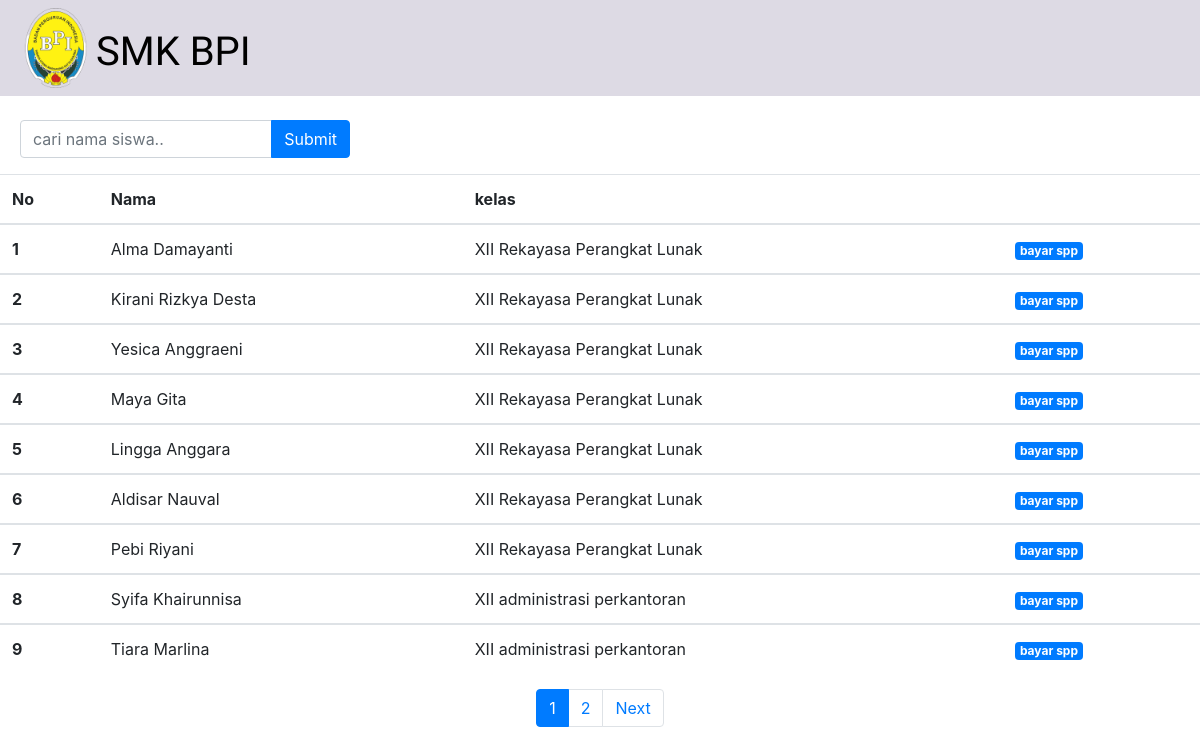
The app's page /index.php/petugas with its own data.
### tables this page shows
CREATE TABLE `siswa` (
  `nisn` char(10) NOT NULL,
  `nis` char(10) DEFAULT NULL,
  `nama` varchar(35) DEFAULT NULL,
  `id_kelas` int(11) DEFAULT NULL,
  `alamat` text DEFAULT NULL,
  `no_telp` varchar(13) NOT NULL,
  `id_spp` int(11) DEFAULT NULL,
  `gambar` varchar(200) NOT NULL
);

CREATE TABLE `kelas` (
  `id_kelas` int(11) NOT NULL,
  `nama_kelas` varchar(10) NOT NULL,
  `kompetensi_keahlian` varchar(50) NOT NULL
);

### application/controllers/Petugas.php (called while the page is built, shortened)
<?php
class Petugas extends CI_Controller
{
    public function __construct()
    {
        $this->load->model('M_data');
        $this->load->helper('url');
        $this->load->helper('form');
        $this->load->library('form_validation');
    }
    public function index()
    {
        $data['petugas'] = $this->db->get_where('petugas', ['username' => $this->session->userdata('username')])->row_array();
        $this->load->library('pagination');
        if ($this->input->post('submit')) {
            $data['keyword'] = $this->input->post('keyword');
            $this->session->set_userdata('keyword', $data['keyword']);
        } else {
            $data['keyword'] =  $this->session->userdata('keyword');
        }
        $this->db->like('nama', $data['keyword']);
        $this->db->from('siswa');
        $config['per_page'] = 9;
        $data['start'] = $this->uri->segment(3);
        $data['siswa'] = $this->M_data->getsiswa($config['per_page'], $data['start'], $data['keyword']);
        $this->load->view('main/petugas', $data);
    }
}

### index.php (called while the page is built, shortened)
<?php
require_once BASEPATH.'core/CodeIgniter.php';

### application/models/M_data.php (called while the page is built, shortened)
<?php
class M_data extends CI_model
{
    public function getsiswa($limit, $start, $keyword = null)
    {
        $this->db->join('kelas', 'siswa.id_kelas = kelas.id_kelas');
        $this->db->join('spp', 'siswa.id_spp = spp.id_spp');
        $query = $this->db->get('siswa', $limit, $start)->result_array();
        return $query;
    }
}

### application/views/main/petugas.php (the view, shortened to what this page needs)
<!DOCTYPE html>
<html>
<head>
    <link rel="stylesheet" href="https://maxcdn.bootstrapcdn.com/bootstrap/4.0.0/css/bootstrap.min.css"
>
    <link href="<?php echo base_url(); ?>assets/css2.css" rel="stylesheet" type="text/css" />
    <link href="https://stackpath.bootstrapcdn.com/font-awesome/4.7.0/css/font-awesome.min.css" rel="stylesheet">
</head>
<body>
    <nav class="navbar navbar-expand-lg navbar-dark">
        <img src="<?php echo base_url(); ?>assets/images/bpi.png">
        <h1>SMK BPI</h1>
        <div class="collapse navbar-collapse" id="navbarTogglerDemo03" style="margin-right: 3%;">
            <form class="form-inline my-2 my-lg-0" style="margin-right: -10px;">
                <li class="nav dropdown no-arrow text-gray-600">
                    <a class="nav-link" href="#" id="userDropdown" data-toggle="dropdown" aria-haspopup="true"
                        aria-expanded="false">
                    </a>
                </li>
            </form>
        </div>
    </nav>
    <br>
    <div class="row" style="width: 90%; margin-left:5px;margin-top:8%;">
        <div class="col-md-4">
            <form action="<?= base_url('petugas') ?>" method="POST">
                <div class="input-group mb-3">
                    <input type="text" class="form-control" placeholder="cari nama siswa.."
                        aria-label="Recipient's username" name="keyword" autocomplete="off" autofocus>
                    <div class="input-group-append">
                        <input class="btn btn-primary" type="submit" id="button-addon2" name="submit">
                    </div>
                </div>
            </form>
        </div>
    </div>
    <table class="table">
        <thead>
            <tr>
                <th scope="col">No</th>
                <th scope="col">Nama</th>
                <th scope="col">kelas</th>
                <th scope="col"></th>
            </tr>
        </thead>
        <tbody>
            <?php
            foreach ($siswa as $s) :
                ++$start;
            ?>
            <tr>
                <th scope="row"><?php echo $start ?></th>
                <td><?= $s['nama']; ?></td>
                <td><?= $s['nama_kelas'] . " " . $s['kompetensi_keahlian'] ?></td>
                <td><a href="<?= base_url('petugas/bayar_spp/'); ?><?= $s['nisn']; ?>"
                        class="badge badge-primary ">bayar
                        spp</td>
            </tr>
        </tbody>
        <?php endforeach; ?>
    </table>
    <?= $this->pagination->create_links(); ?>
</body>
</html>

### assets/css2.css (style rules this page uses)
.navbar { position: fixed; z-index: 1; top: 0; left: 0; width: 100%; background-color: #dddae4; }
.navbar img { width: 80px; }
.navbar h1 { font-family: "Yanone Kaffeesatz", sans-serif; margin-top: 15px; color: black; }
.navbar .collapse form { margin-right: 3px; }
.navbar .collapse form li { margin-top: -15px; }

### records on screen
siswa: nama "Alma Damayanti", id_kelas.nama_kelas "XII", id_kelas.kompetensi_keahlian "Rekayasa Perangkat Lunak"
siswa: nama "Kirani Rizkya Desta", id_kelas.nama_kelas "XII", id_kelas.kompetensi_keahlian "Rekayasa Perangkat Lunak"
siswa: nama "Yesica Anggraeni", id_kelas.nama_kelas "XII", id_kelas.kompetensi_keahlian "Rekayasa Perangkat Lunak"
siswa: nama "Maya Gita", id_kelas.nama_kelas "XII", id_kelas.kompetensi_keahlian "Rekayasa Perangkat Lunak"
siswa: nama "Lingga Anggara", id_kelas.nama_kelas "XII", id_kelas.kompetensi_keahlian "Rekayasa Perangkat Lunak"
siswa: nama "Aldisar Nauval", id_kelas.nama_kelas "XII", id_kelas.kompetensi_keahlian "Rekayasa Perangkat Lunak"
siswa: nama "Pebi Riyani", id_kelas.nama_kelas "XII", id_kelas.kompetensi_keahlian "Rekayasa Perangkat Lunak"
siswa: nama "Syifa Khairunnisa", id_kelas.nama_kelas "XII", id_kelas.kompetensi_keahlian "administrasi perkantoran"
siswa: nama "Tiara Marlina", id_kelas.nama_kelas "XII", id_kelas.kompetensi_keahlian "administrasi perkantoran"

### other values on screen
$this->pagination->create_links() "1 2 Next"
